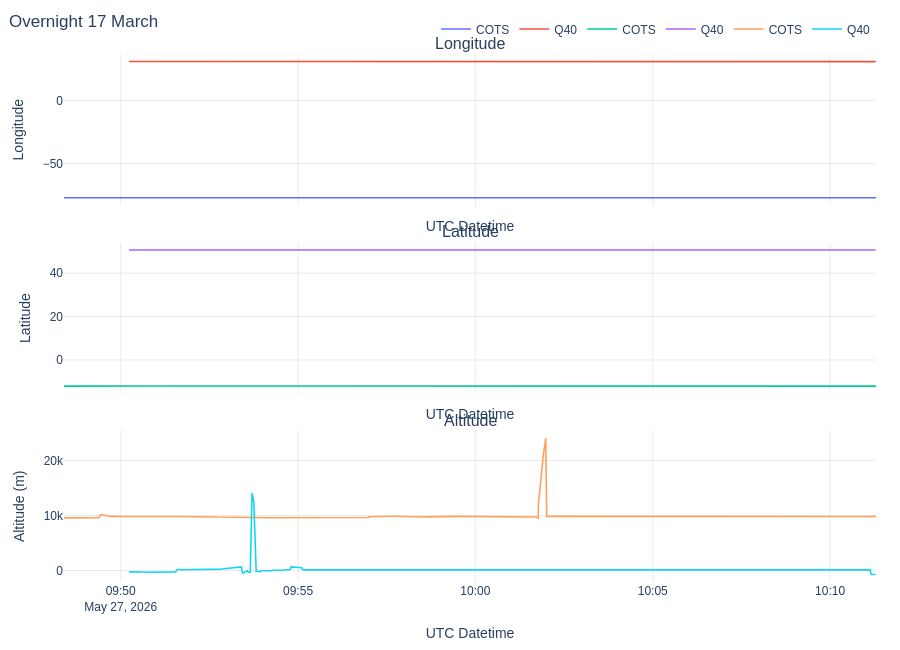

Notebook code cell kept with this figure:
### Code cell
#plotting the data
fig = make_subplots(
    rows=3,
    cols=1,
    shared_xaxes=True,
    vertical_spacing=0.07,
    subplot_titles=("Longitude", "Latitude", "Altitude"),
)

fig.add_trace(line_trace(df_m10, "ts", "lon", "COTS"), row=1, col=1)
fig.add_trace(line_trace(df_q40, "ts", "lon", "Q40"), row=1, col=1)

fig.add_trace(line_trace(df_m10, "ts", "lat", "COTS"), row=2, col=1)
fig.add_trace(line_trace(df_q40, "ts", "lat", "Q40"), row=2, col=1)

fig.add_trace(line_trace(df_m10, "ts", "hMSL", "COTS"), row=3, col=1)
fig.add_trace(line_trace(df_q40, "ts", "alt", "Q40"), row=3, col=1)

fig.update_yaxes(title_text="Longitude", row=1, col=1)
fig.update_yaxes(title_text="Latitude", row=2, col=1)
fig.update_yaxes(title_text="Altitude (m)", row=3, col=1)

style_plot(fig, "Overnight 17 March", height=650)
fig.show(config=plot_config)

### Figure 1 — Plotly figure (JSON) as saved in the notebook; plotly's stock layout.template omitted (floating-point values rounded to 4 significant figures; data arrays with more than 128 entries replaced by an {"elided": "..."} marker saying what was removed)
{"data": [{"hovertemplate": "%{fullData.name}<br>x: %{x|%Y-%m-%d %H:%M:%S}<br>y: %{y:.8g}<extra></extra>", "line": {"width": 1.6}, "mode": "lines", "name": "COTS", "type": "scatter", "x": {"elided": "4594 str values"}, "xaxis": "x", "y": {"elided": "4594 float values"}, "yaxis": "y"}, {"hovertemplate": "%{fullData.name}<br>x: %{x|%Y-%m-%d %H:%M:%S}<br>y: %{y:.8g}<extra></extra>", "line": {"width": 1.6}, "mode": "lines", "name": "Q40", "type": "scatter", "x": {"elided": "1226 str values"}, "xaxis": "x", "y": {"elided": "1226 float values"}, "yaxis": "y"}, {"hovertemplate": "%{fullData.name}<br>x: %{x|%Y-%m-%d %H:%M:%S}<br>y: %{y:.8g}<extra></extra>", "line": {"width": 1.6}, "mode": "lines", "name": "COTS", "type": "scatter", "x": {"elided": "4594 str values"}, "xaxis": "x2", "y": {"elided": "4594 float values"}, "yaxis": "y2"}, {"hovertemplate": "%{fullData.name}<br>x: %{x|%Y-%m-%d %H:%M:%S}<br>y: %{y:.8g}<extra></extra>", "line": {"width": 1.6}, "mode": "lines", "name": "Q40", "type": "scatter", "x": {"elided": "1226 str values"}, "xaxis": "x2", "y": {"elided": "1226 float values"}, "yaxis": "y2"}, {"hovertemplate": "%{fullData.name}<br>x: %{x|%Y-%m-%d %H:%M:%S}<br>y: %{y:.8g}<extra></extra>", "line": {"width": 1.6}, "mode": "lines", "name": "COTS", "type": "scatter", "x": {"elided": "4594 str values"}, "xaxis": "x3", "y": {"elided": "4594 float values"}, "yaxis": "y3"}, {"hovertemplate": "%{fullData.name}<br>x: %{x|%Y-%m-%d %H:%M:%S}<br>y: %{y:.8g}<extra></extra>", "line": {"width": 1.6}, "mode": "lines", "name": "Q40", "type": "scatter", "x": {"elided": "1226 str values"}, "xaxis": "x3", "y": {"elided": "1226 float values"}, "yaxis": "y3"}], "layout": {"annotations": [{"font": {"size": 16}, "showarrow": false, "text": "Longitude", "x": 0.5, "xanchor": "center", "xref": "paper", "y": 1, "yanchor": "bottom", "yref": "paper"}, {"font": {"size": 16}, "showarrow": false, "text": "Latitude", "x": 0.5, "xanchor": "center", "xref": "paper", "y": 0.6433, "yanchor": "bottom", "yref": "paper"}, {"font": {"size": 16}, "showarrow": false, "text": "Altitude", "x": 0.5, "xanchor": "center", "xref": "paper", "y": 0.2867, "yanchor": "bottom", "yref": "paper"}], "font": {"family": "Arial, sans-serif", "size": 12}, "height": 650, "hovermode": "x unified", "legend": {"orientation": "h", "x": 1, "xanchor": "right", "y": 1.02, "yanchor": "bottom"}, "margin": {"b": 48, "l": 64, "r": 24, "t": 54}, "title": {"text": "Overnight 17 March", "x": 0.01, "xanchor": "left"}, "xaxis": {"anchor": "y", "domain": [0, 1], "gridcolor": "rgba(0,0,0,0.08)", "matches": "x3", "showgrid": true, "showspikes": true, "showticklabels": false, "spikecolor": "rgba(0,0,0,0.45)", "spikemode": "across", "spikesnap": "cursor", "spikethickness": 1, "title": {"text": "UTC Datetime"}}, "xaxis2": {"anchor": "y2", "domain": [0, 1], "gridcolor": "rgba(0,0,0,0.08)", "matches": "x3", "showgrid": true, "showspikes": true, "showticklabels": false, "spikecolor": "rgba(0,0,0,0.45)", "spikemode": "across", "spikesnap": "cursor", "spikethickness": 1, "title": {"text": "UTC Datetime"}}, "xaxis3": {"anchor": "y3", "domain": [0, 1], "gridcolor": "rgba(0,0,0,0.08)", "showgrid": true, "showspikes": true, "spikecolor": "rgba(0,0,0,0.45)", "spikemode": "across", "spikesnap": "cursor", "spikethickness": 1, "title": {"text": "UTC Datetime"}}, "yaxis": {"anchor": "x", "domain": [0.7133, 1], "gridcolor": "rgba(0,0,0,0.08)", "showgrid": true, "showspikes": true, "spikecolor": "rgba(0,0,0,0.45)", "spikemode": "across", "spikesnap": "cursor", "spikethickness": 1, "title": {"text": "Longitude"}, "zeroline": false}, "yaxis2": {"anchor": "x2", "domain": [0.3567, 0.6433], "gridcolor": "rgba(0,0,0,0.08)", "showgrid": true, "showspikes": true, "spikecolor": "rgba(0,0,0,0.45)", "spikemode": "across", "spikesnap": "cursor", "spikethickness": 1, "title": {"text": "Latitude"}, "zeroline": false}, "yaxis3": {"anchor": "x3", "domain": [0, 0.2867], "gridcolor": "rgba(0,0,0,0.08)", "showgrid": true, "showspikes": true, "spikecolor": "rgba(0,0,0,0.45)", "spikemode": "across", "spikesnap": "cursor", "spikethickness": 1, "title": {"text": "Altitude (m)"}, "zeroline": false}}}
